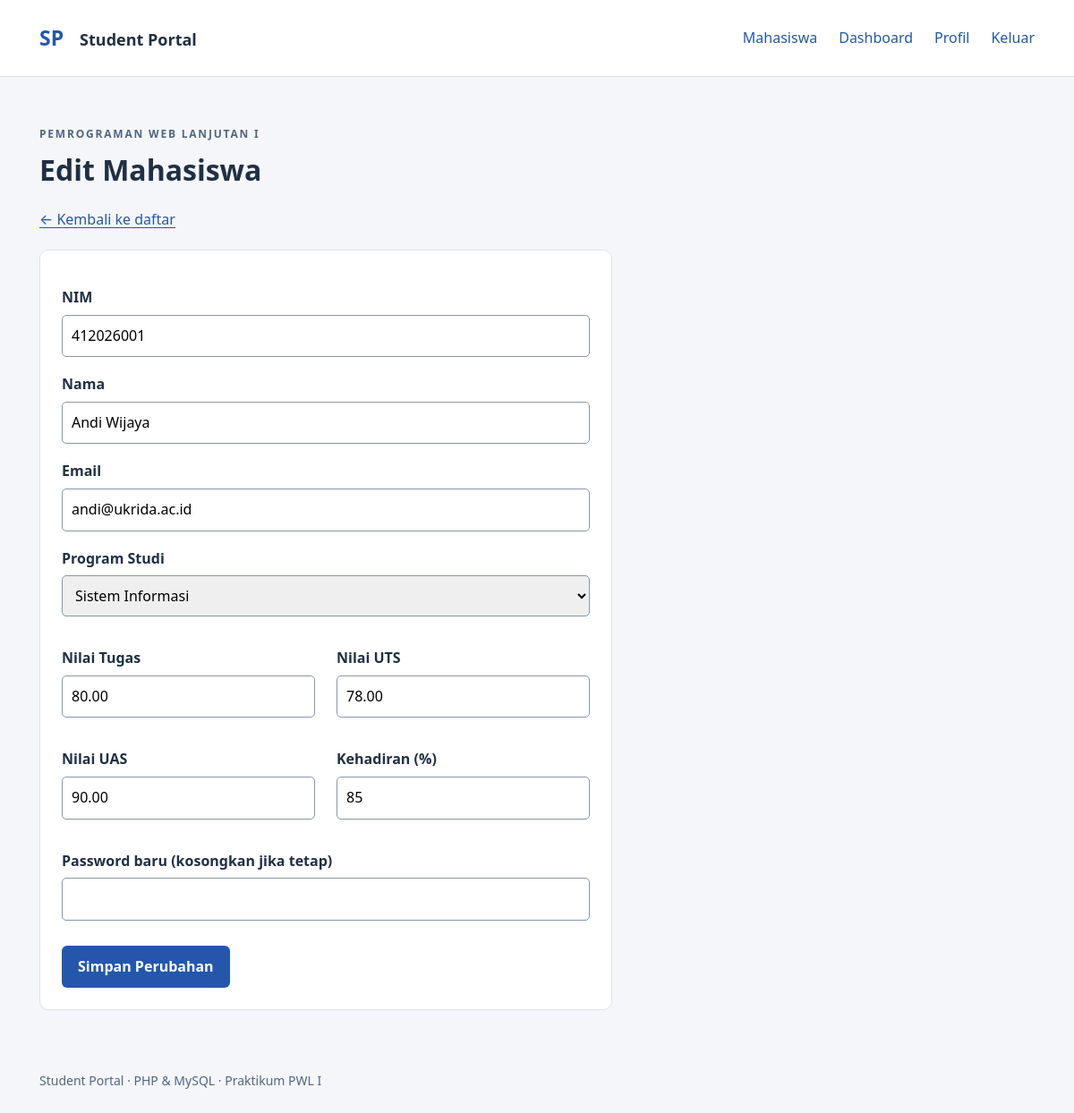
The page /edit.php?id=1 (signed in) on the database its author committed.
### tables this page shows
CREATE TABLE mahasiswa (
    id INT AUTO_INCREMENT PRIMARY KEY,
    nim VARCHAR(20) NOT NULL UNIQUE,
    nama VARCHAR(100) NOT NULL,
    email VARCHAR(100) NOT NULL UNIQUE,
    password VARCHAR(255) NOT NULL,
    id_prodi INT NOT NULL,
    nilai_tugas DECIMAL(5,2) NOT NULL DEFAULT 0 CHECK (nilai_tugas BETWEEN 0 AND 100),
    nilai_uts DECIMAL(5,2) NOT NULL DEFAULT 0 CHECK (nilai_uts BETWEEN 0 AND 100),
    nilai_uas DECIMAL(5,2) NOT NULL DEFAULT 0 CHECK (nilai_uas BETWEEN 0 AND 100),
    kehadiran INT NOT NULL DEFAULT 0 CHECK (kehadiran BETWEEN 0 AND 100),
    FOREIGN KEY (id_prodi) REFERENCES program_studi(id_prodi) ON DELETE RESTRICT
);

CREATE TABLE program_studi (
    id_prodi INT AUTO_INCREMENT PRIMARY KEY,
    nama_prodi VARCHAR(100) NOT NULL UNIQUE
);

### edit.php (called while the page is built, shortened)
<?php
require_once __DIR__ . '/includes/bootstrap.php';
$id = idDariUrl();
require __DIR__ . '/includes/student-form.php';

### functions.php (called while the page is built, shortened)
<?php
function queryMahasiswa($conn, $condition = '', $value = null) {
    $sql = 'SELECT m.*, p.nama_prodi FROM mahasiswa m JOIN program_studi p ON m.id_prodi = p.id_prodi';
    if ($condition !== '') {
        $stmt = $conn->prepare($sql . ' WHERE ' . $condition);
        $stmt->bind_param('s', $value);
        $stmt->execute();
        return $stmt->get_result();
    }
    return $conn->query($sql . ' ORDER BY m.nama ASC');
}
function ambilMahasiswaById($conn, $id) {
    return queryMahasiswa($conn, 'm.id = ?', $id)->fetch_assoc();
}
function e($value) {
    return htmlspecialchars((string) $value, ENT_QUOTES | ENT_SUBSTITUTE, 'UTF-8');
}
function idDariUrl() {
    $id = filter_var($_GET['id'] ?? '', FILTER_VALIDATE_INT);
    return $id;
}
function mahasiswaAtau404($conn, $id) {
    $row = ambilMahasiswaById($conn, $id);
    return $row;
}

### includes/student-form.php (the view, shortened to what this page needs)
<?php
$editing = isset($id);
$fields = ['nim', 'nama', 'email', 'id_prodi', 'nilai_tugas', 'nilai_uts', 'nilai_uas', 'kehadiran'];
$data = $editing ? mahasiswaAtau404($conn, $id) : array_fill_keys($fields, '');
$prodi = $conn->query('SELECT * FROM program_studi ORDER BY nama_prodi')->fetch_all(MYSQLI_ASSOC);
require __DIR__ . '/header.php';
?>
<a href="index.php">← Kembali ke daftar</a>
<div class="panel narrow">
<form method="post"><?php csrfField(); ?>
<label for="nim">NIM</label><input id="nim" name="nim" inputmode="numeric" pattern="[0-9]{1,20}" maxlength="20" required value="<?= e($data['nim']) ?>">
<label for="nama">Nama</label><input id="nama" name="nama" maxlength="100" required value="<?= e($data['nama']) ?>">
<label for="email">Email</label><input id="email" name="email" type="email" maxlength="100" required value="<?= e($data['email']) ?>">
<label for="id_prodi">Program Studi</label><select id="id_prodi" name="id_prodi" required><option value="">Pilih program studi</option><?php foreach ($prodi as $p): ?><option value="<?= (int) $p['id_prodi'] ?>" <?= (string) $data['id_prodi'] === (string) $p['id_prodi'] ? 'selected' : '' ?>><?= e($p['nama_prodi']) ?></option><?php endforeach; ?></select>
<div class="grid"><?php foreach (['nilai_tugas' => 'Nilai Tugas', 'nilai_uts' => 'Nilai UTS', 'nilai_uas' => 'Nilai UAS', 'kehadiran' => 'Kehadiran (%)'] as $field => $label): ?><div><label for="<?= $field ?>"><?= $label ?></label><input id="<?= $field ?>" type="number" name="<?= $field ?>" min="0" max="100" step="<?= $field === 'kehadiran' ? '1' : '0.01' ?>" required value="<?= e($data[$field]) ?>"></div><?php endforeach; ?></div>
<label for="password">Password<?= $editing ? ' baru (kosongkan jika tetap)' : '' ?></label><input id="password" name="password" type="password" minlength="6" maxlength="72" autocomplete="new-password" <?= $editing ? '' : 'required' ?>>
<button type="submit"><?= $editing ? 'Simpan Perubahan' : 'Simpan Mahasiswa' ?></button>
</form></div>
<?php require __DIR__ . '/footer.php'; ?>

### assets/style.css (style rules this page uses)
:root { font-family:system-ui,-apple-system,sans-serif;color:#203044;background:#f4f6fa;line-height:1.6;font-size:16px }
* { box-sizing:border-box }
body { margin:0 }
a { color:#2457ac;text-underline-offset:3px }
.panel { background:white;border:1px solid #dce3ec;border-radius:10px;padding:24px;margin:20px 0 }
.narrow { max-width:640px }
button,.button { display:inline-block;background:#2457ac;color:#fff;padding:11px 18px;border:0;border-radius:6px;font:inherit;font-weight:600;text-decoration:none;cursor:pointer }
label { display:block;font-weight:600;margin-top:16px }
input,select { display:block;width:100%;padding:10px;border:1px solid #8796aa;border-radius:5px;font:inherit;margin:6px 0 18px }
form button { margin-top:10px }
.grid { display:grid;grid-template-columns:repeat(2,minmax(0,1fr));gap:0 24px }

### rows shown on the page
mahasiswa: nim "412026001", nama "Andi Wijaya", email "andi@ukrida.ac.id", id_prodi "Sistem Informasi", nilai_tugas "80.00", nilai_uts "78.00", nilai_uas "90.00", kehadiran "85"

### other values the page prints
$title "Edit Mahasiswa"
$label "Nilai Tugas"
$label "Nilai UTS"
$label "Nilai UAS"
$label "Kehadiran (%)"
